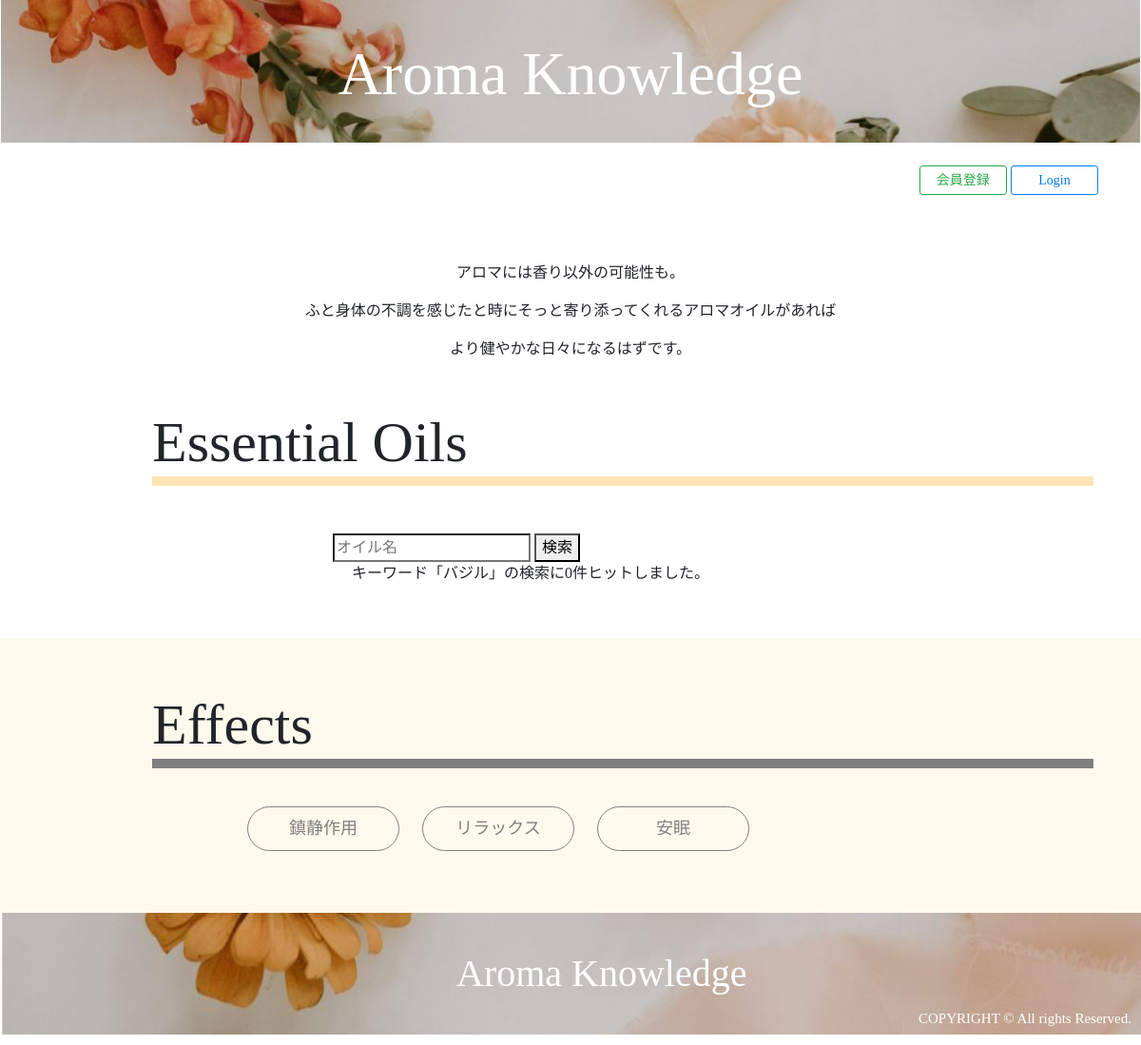
The page /search_oils.php?keyword=バジル on the database as committed earlier.
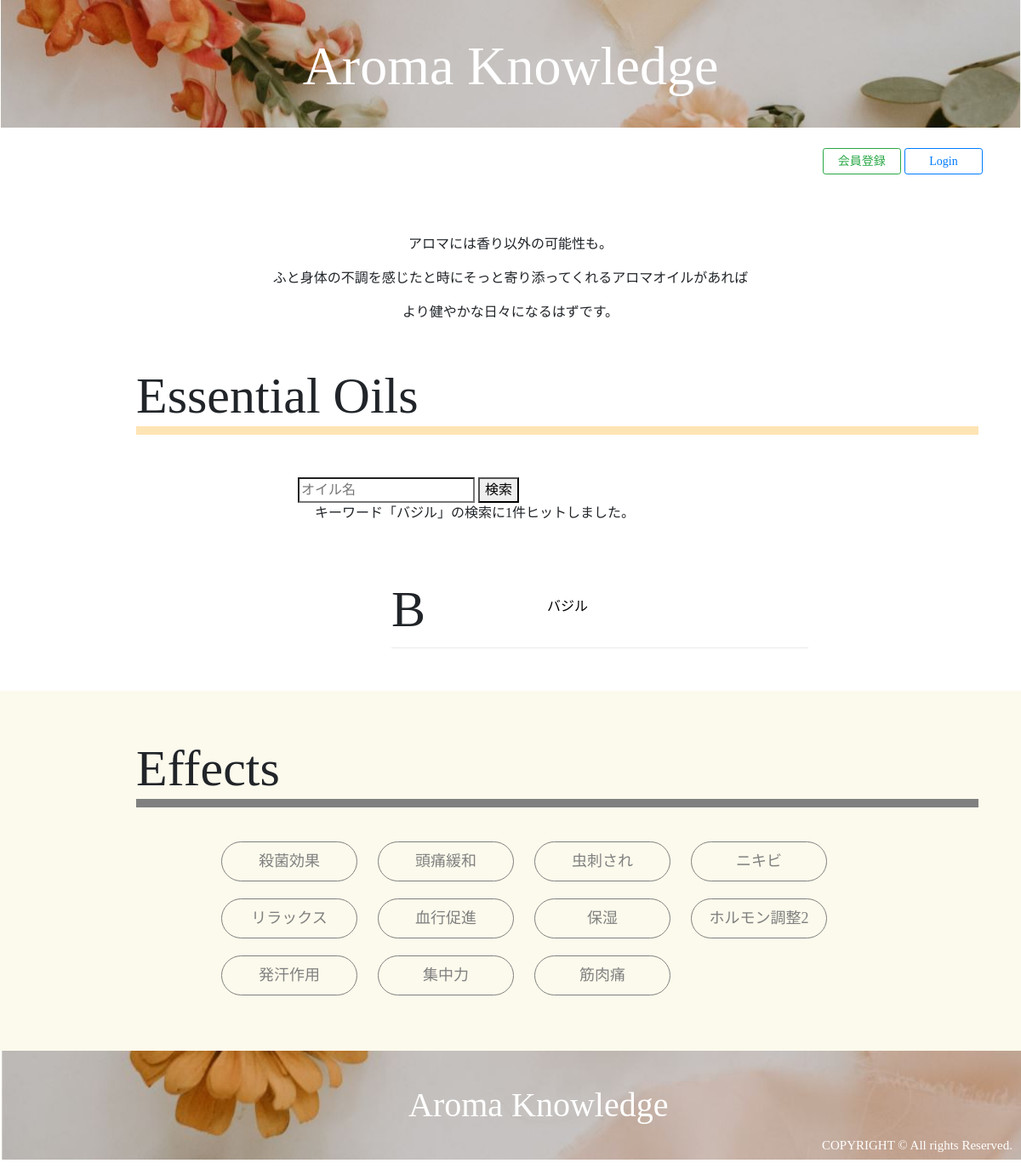
The same page on the database as committed later.
### tables this page shows
CREATE TABLE `effects` (
  `id` int(11) NOT NULL AUTO_INCREMENT,
  `effect` varchar(255) NOT NULL,
  `content` varchar(255) NOT NULL,
  `caution` varchar(255) NOT NULL,
  `user_id` int(11) NOT NULL,
  `created_at` timestamp NOT NULL DEFAULT CURRENT_TIMESTAMP,
  PRIMARY KEY (`id`),
  UNIQUE KEY `effect` (`effect`),
  KEY `user_id` (`user_id`),
  CONSTRAINT `effects_ibfk_1` FOREIGN KEY (`user_id`) REFERENCES `users` (`id`) ON DELETE CASCADE ON UPDATE CASCADE
);

CREATE TABLE `essential_oils` (
  `id` int(11) NOT NULL AUTO_INCREMENT,
  `name` varchar(255) NOT NULL,
  `scientific_name` varchar(255) NOT NULL,
  `plant_name` varchar(255) NOT NULL,
  `extraction` varchar(255) NOT NULL,
  `aroma` varchar(255) NOT NULL,
  `caution` varchar(255) NOT NULL,
  `english_name` varchar(255) NOT NULL,
  `user_id` int(11) NOT NULL,
  `image` varchar(255) NOT NULL,
  `created_at` timestamp NOT NULL DEFAULT CURRENT_TIMESTAMP,
  PRIMARY KEY (`id`),
  UNIQUE KEY `name` (`name`),
  KEY `user_id` (`user_id`),
  CONSTRAINT `essential_oils_ibfk_1` FOREIGN KEY (`user_id`) REFERENCES `users` (`id`) ON DELETE CASCADE ON UPDATE CASCADE
);

### DAOs/OilDAO.php (called while the page is built, shortened)
<?php
    class OilDAO extends DAO{
        public static function search($keyword){
             try{
                $pdo = self::get_connection();
                $stmt = $pdo->prepare('SELECT * FROM essential_oils WHERE name LIKE :name');
                $stmt->bindValue(':name', '%' . $keyword . '%', PDO::PARAM_STR);
                $stmt->execute();
                $stmt->setFetchMode(PDO::FETCH_CLASS|PDO::FETCH_PROPS_LATE, 'Oil');
                $oils = $stmt->fetchAll();
            }catch(PDOException $e){
            }finally{
                self::close_connection($pdo, $stmt);
            }
            return $oils;
        }
    }

### DAOs/EffectDAO.php (called while the page is built, shortened)
<?php
    class EffectDAO extends DAO{
        public static function get_all_effects(){
            try{
                $pdo = self::get_connection();
                $stmt = $pdo->query('SELECT * FROM effects');
                $stmt->setFetchMode(PDO::FETCH_CLASS|PDO::FETCH_PROPS_LATE, 'Effect');
                $effects = $stmt->fetchAll();
            }catch(PDOException $e){
                }finally{
                    self::close_connection($pdo, $stmt);
                }
                return $effects;
        }
    }

### views/index_view.php (the view, shortened to what this page needs)
<!DOCTYPE html>
<html lang="ja">
    <head>
        <link rel="stylesheet" href="https://stackpath.bootstrapcdn.com/bootstrap/4.3.1/css/bootstrap.min.css">
        <link rel="stylesheet" href="css/style.css">
        <link rel="stylesheet" href="css/style2.css">
    </head>
    <body>
        <div class="header" style="background-image:url(images/top1.jpg)">
            <h1><a href="index.php">Aroma Knowledge</h1></a>
        </div>
        <div class="container">
            <div class="ForPC mt-4">
                <div class="text-right ml-1">
                    <a class="btn btn-sm btn-outline-success col-sm-1" href="user_register.php" role="button">会員登録</a>
                    <a class="btn btn-sm btn-outline-primary col-sm-1" href="login.php" role="button">Login</a>
                </div>
            </div>
        </div>
        <div class="toptext">
            <p>アロマには香り以外の可能性も。</p>
            <p>ふと身体の不調を感じたと時にそっと寄り添ってくれるアロマオイルがあれば</p>
            <p>より健やかな日々になるはずです。</p>
        </div>
        <div class="essential_oils">
            <h2 class="title">Essential Oils</h2>
            <form class="SearchOil" action="search_oils.php">
                <input type="search" name="keyword" placeholder="オイル名">
                <button type="submit">検索</button>
                <?php if($flash_message_ForOil !== null): ?>
                <br>
                <p2><?= $flash_message_ForOil ?></p2>
                <?php endif; ?>
            </form>
            <div class="EoilContent2">
                <?php $pre_letter = ''; ?>
                <?php foreach($oils as $oil): ?>
                    <?php $letter = strtoupper(substr($oil->english_name, 0,1)); ?>
                    <?php if($letter !== $pre_letter): ?>
                    <div class="oil">
                        <p1><?= $letter ?></p1>
                        <div class="oil_elements">
                    <?php endif; ?>
                    <?php $pre_letter = $letter; ?>
                    <div class="oilset">
                        <a href="oil_detail.php?id=<?= $oil->id ?>"><img src="<?= 'upload/' . $oil->image?>"  class="OilPic" alt="Oil"></a>
                        <a href="oil_detail.php?id=<?= $oil->id ?>" class="OilName"><?= $oil->name ?></a>
                    </div>
                <?php endforeach; ?>
                </div>
            </div>
        </div>
        </div>
        <div class="wrapper">
            <div class="effects">
                <h2 class="title">Effects</h2>
                <div class="EffectContent">
                    <?php foreach($effects as $effect): ?>
                        <a href="effect_detail.php?id=<?= $effect->id ?>" class="EffectBtn"><?= $effect->effect ?></a>
                    <?php endforeach; ?>
                </div>
            </div>
        </div>
        <div class="footer" style="background-image:url(images/footer.jpg)">
            <h1 class="logo">Aroma Knowledge</h1>
            <p class="copylight">COPYRIGHT © All rights Reserved.</p>
        </div>
    </body>
</html>

### search_oils.php (shortened to what this page needs)
<?php
    require_once 'DAOs/OilDAO.php';
    require_once 'DAOs/EffectDAO.php';
    $keyword = $_GET['keyword'];
    if($keyword === ''){
        $oils = OilDAO::get_all_oils_sort();
        $flash_message_ForOil = '検索ワードを入力してください。';
    }else{
        $oils = OilDAO::search($keyword);
        $flash_message_ForOil = 'キーワード「' . $keyword . '」の検索に' . count($oils) . '件ヒットしました。';
    }
    $page = $_GET['page'];
    if($page === 'mypage'){
        $login_user = $_SESSION['login_user'];
        $effects = EffectDAO::get_all_effects();
        include_once 'views/mypage_top_view.php';
    }else {
        $effects = EffectDAO::get_all_effects();
        include_once 'views/index_view.php';
    }

### css/style.css (style rules this page uses)
body { font-family: 'Times New Roman', '游ゴシック', 'Meiryo UI'; }
.header { text-align: center; background: url(images/top1.jpg); background-size: cover; width: 100%; }
.header h1 { color: white; font-family: Times New Roman; margin: auto; }
.header a { text-decoration: none; color: white; }
form { margin: 50px; }
.EffectBtn { width: 160px; margin: 10px; display: inline-block; padding: 0.5em 1em; text-decoration: none; border: solid 1px gray; border-radius: 25px; transition: .4s; }
@media screen and (min-width :768px) { .header { height: 150px; } }
@media screen and (min-width :768px) { .header h1 { padding: 40px; font-size: 4.0rem; } }
@media screen and (min-width :768px) { .toptext { margin-left: auto; margin-right: auto; width: 700px; padding-top: 20px; } }
@media screen and (min-width :768px) { .toptext p { text-align: center; font-family: "游ゴシック"; } }
@media screen and (min-width :768px) { .essential_oils, .effects, .other, .relations, .SearchOil { margin: 50px 50px; clear: right; } }
@media screen and (min-width :768px) { .title { margin-left: 10%; font-size: 60px; border-bottom: solid 10px moccasin; } }
@media screen and (min-width :768px) { .SearchOil { height: 60px; margin-left: 300px; } }
@media screen and (min-width :768px) { .SearchOil p2 { margin-left: 20px; } }
@media screen and (min-width :768px) { .EoilContent, .EoilContent2 { margin-left: 200px; margin-right: 200px; margin-bottom: 25px; } }
@media screen and (min-width :768px) { .oil { display: flex; margin-left: 30%; border-bottom: solid 1px #cccccc6b; } }
@media screen and (min-width :768px) { .oil p1 { text-align: center; font-size: 60px; clear: left; } }
@media screen and (min-width :768px) { .OilName { text-decoration: none; color: black; text-align: center; display: block; margin-left: 47px; width: 200px; position: absolute; z-index: 1; margin-top: -60px; } }
@media screen and (min-width :768px) { .wrapper { background: #ece08829; padding-top: 5px; padding-bottom: 5px; } }
@media screen and (min-width :768px) { .effects .title { border-bottom: solid 10px gray; } }
@media screen and (min-width :768px) { .EffectContent { margin-left: 200px; margin-top: 30px; } }
@media screen and (min-width :768px) { .EffectContent a { color: gray; text-align: center; font-size: 18px; text-decoration: none; } }
@media screen and (min-width :768px) { .footer { background: url(images/footer.jpg); background-size: cover; bottom: 0; width: 100%; } }
@media screen and (min-width :768px) { .logo { display: inline-block; margin-left: 40%; margin-top: 40px; color: white; margin-bottom: 40px; } }
@media screen and (min-width :768px) { .copylight { display: inline-block; font-size: 15px; float: right; bottom: 0; margin-right: 10px; margin-top: 100px; color: white; } }

### css/style2.css (style rules this page uses)
body { font-family: 'Times New Roman', '游ゴシック', 'Meiryo UI'; }
.oil_elements { display: flex; flex-flow: wrap; margin-left: 20px; }
.oilset { width: 50%; }

Rows that differ between the two databases and show on the page:
removed effects: effect "鎮静作用"
removed effects: effect "安眠"
now on this page (row edited): essential_oils: english_name "B", name "バジル"
added effects: effect "殺菌効果"
added effects: effect "頭痛緩和"
added effects: effect "虫刺され"
added effects: effect "ニキビ"
added effects: effect "血行促進"
added effects: effect "保湿"
added effects: effect "ホルモン調整2"
added effects: effect "発汗作用"
added effects: effect "集中力"
added effects: effect "筋肉痛"
Other text that changed with them:
$flash_message_ForOil: "キーワード「バジル」の検索に0件ヒットしました。" → "キーワード「バジル」の検索に1件ヒットしました。"
